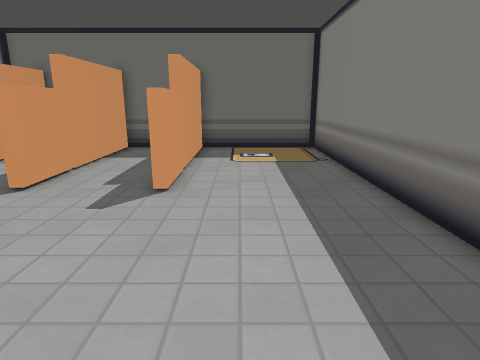
view 1 (above)

12 first-person views from a walk through a 3-D level made in the Godot game engine. The camera is 1.2 m above the floor, tilts 14° down and sees 75° across. The floor is counted in squares, 0.5 m on a side. Each view is taken from the middle of a square. On the plan, view 1 faces up. The plan holds only what a view shows up to about 19 squares ahead; the rest is blank. The place goes on beyond the plan. Flat picture figures and markers are not drawn. Some surface patterns are stand-ins.

view 2
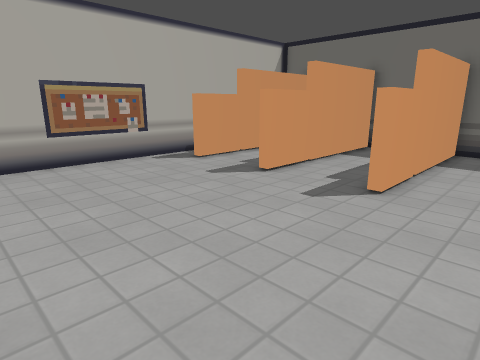

view 3
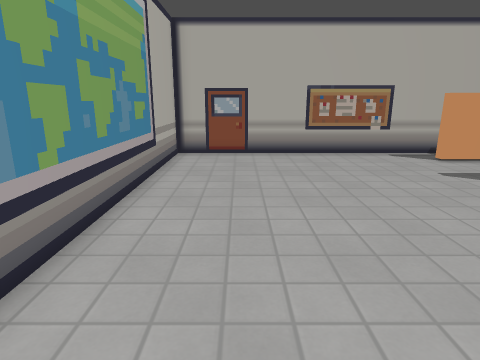

view 4
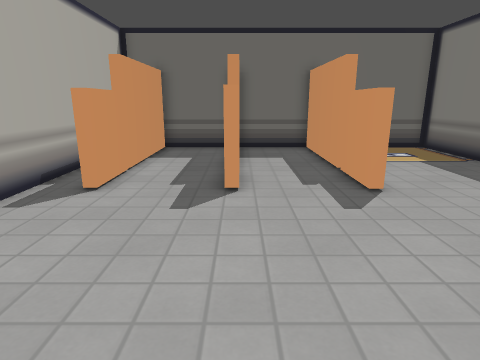

view 5
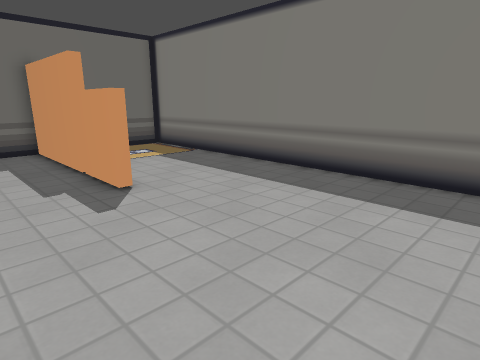

view 6
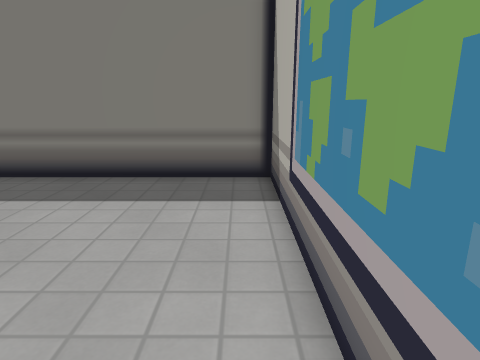

view 7
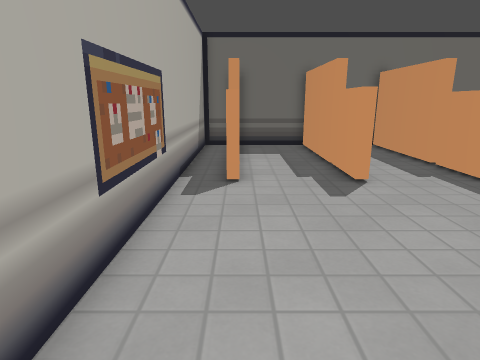

view 8
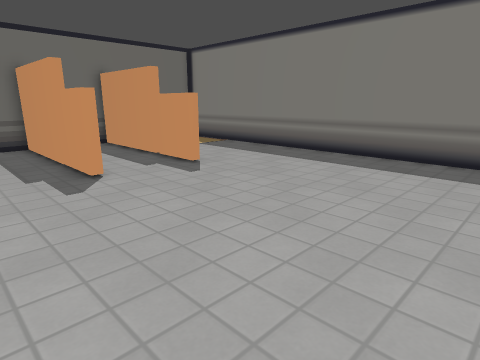

view 9
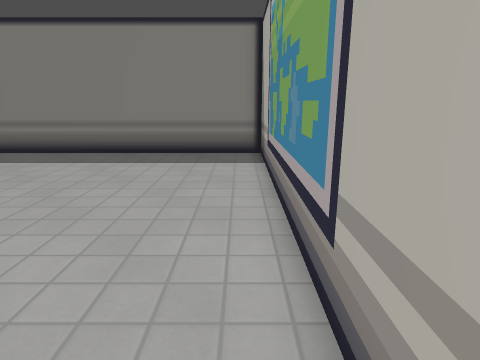

view 10
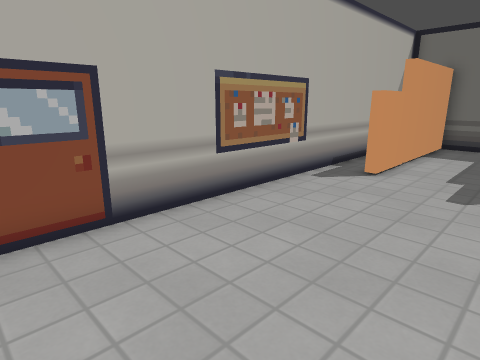

view 11
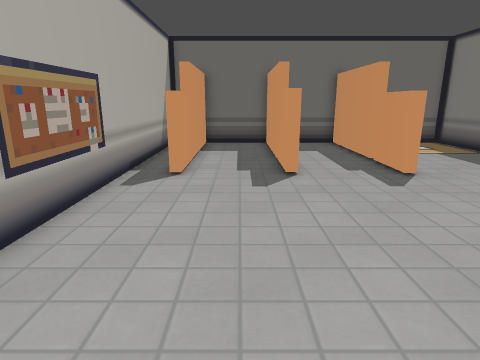

view 12
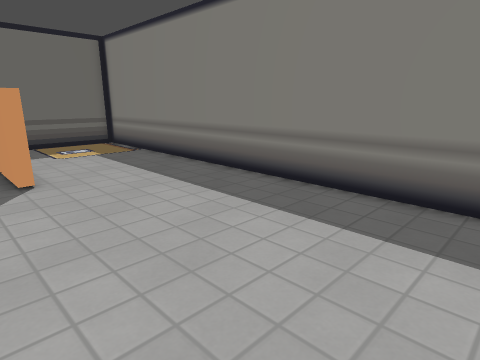

### Floor plan
Points are (right, up) in squares from view 1. A wall is a line through its corners. A room is listed if a view was taken in it or the views show most of it. See-through windows are left out.
Room 1 (views 1, 2, 3, 4, 5, 6, 7, 8, 9, 10, 11, 12)
walls: (-6, 16.9) (-6, 11.2) (-6.4, 11.2) (-6.4, 16.9); (-2, 16.9) (-2, 11.2) (-2.4, 11.2) (-2.4, 16.9); (-10, 16.9) (-10, 11.2) (-10.5, 11.2); (-12, -3) (4, -3) (4, 17) (-12, 17) (-12, -3)
ways out: closed door at (-12, -0.5); gap at (-6, 11); gap at (-2, 11)
objects: other object (-10, 9) to (-10, 10); other object (-6, 8) to (-6, 10); other object (-2, 8) to (-2, 10)

Where each view was taken, in squares from view 1:
view 1: 0 up, 0 right, facing up
view 2: 0 up, 1 right, facing up-left
view 3: 0 up, 3 right, facing left
view 4: 0 up, 6 left, facing up
view 5: 0 up, 6 left, facing up-right
view 6: 2 down, 6 left, facing right
view 7: 1 down, 10 left, facing up
view 8: 2 down, 10 left, facing up-right
view 9: 2 down, 11 left, facing right
view 10: 2 down, 6 left, facing up-left
view 11: 2 down, 8 left, facing up
view 12: 2 down, 4 left, facing up-right
